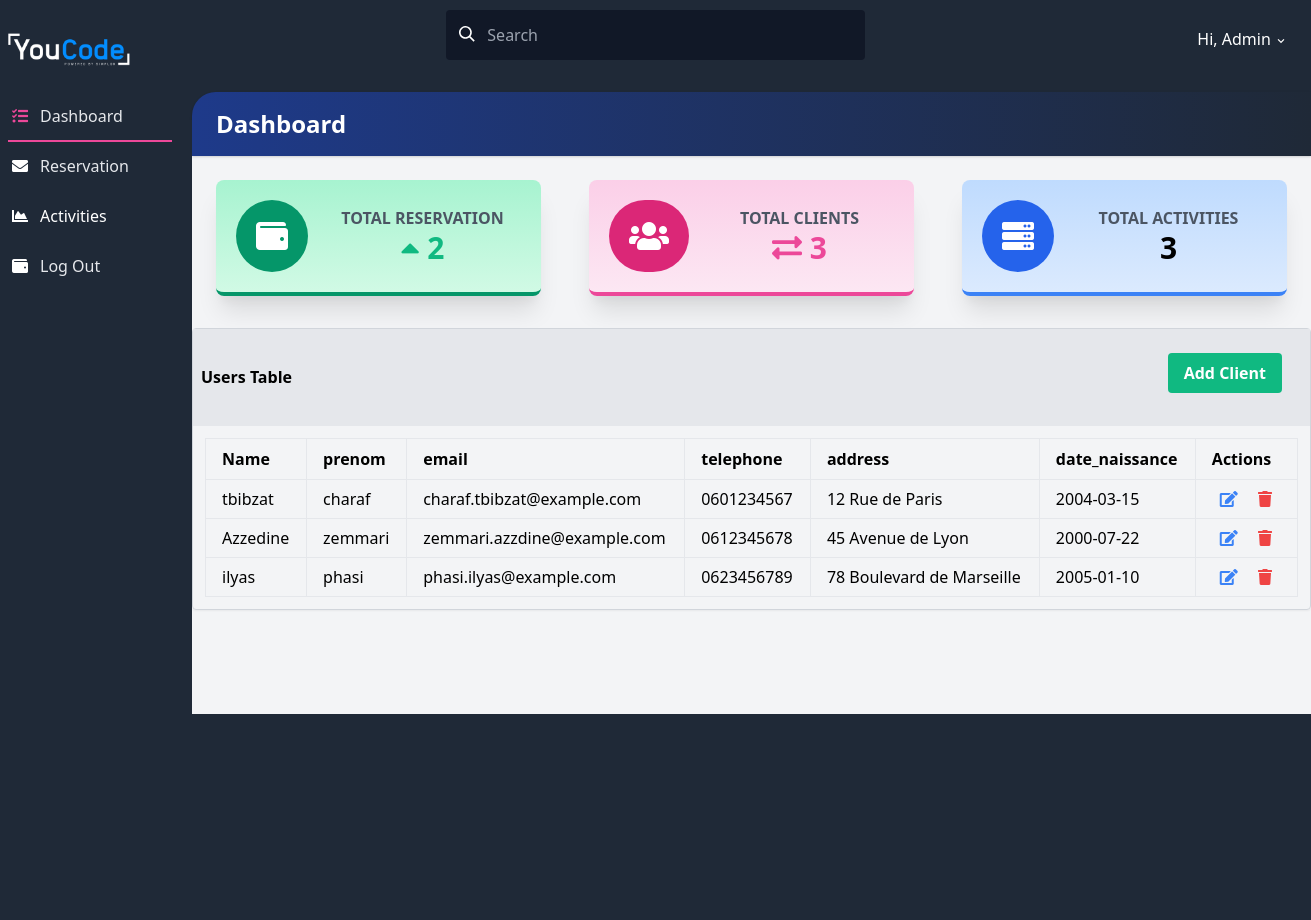
The page / on the database its author committed.
### tables this page shows
create table IF NOT EXISTS clients(
id_client INT primary key auto_increment Not null ,
nom varchar(100),
prenom varchar(100),
email varchar(150) not null unique,
telephone varchar(15),
adresse text,
date_naissance date
);

### index.php (the view, shortened to what the rows shown need)
<?php
require("./code/connection.php");
?>
<!DOCTYPE html>
<html lang="en">
<head>
    <link rel="stylesheet" href="https://use.fontawesome.com/releases/v5.3.1/css/all.css">
    <link rel="stylesheet" href="https://unpkg.com/tailwindcss@2.2.19/dist/tailwind.min.css" />
    <link href="https://afeld.github.io/emoji-css/emoji.css" rel="stylesheet">
</head>
<body class="bg-gray-800 font-sans leading-normal tracking-normal mt-12">
    <main>
        <div class="flex flex-col md:flex-row">
            <section class=" w-full">
                <div id="main" class="main-content flex-1 bg-gray-100 mt-12 md:mt-2 pb-24">
                    <div class="bg-gray-800 pt-3">
                        <div
                            class="rounded-tl-3xl bg-gradient-to-r from-blue-900 to-gray-800 p-4 shadow text-2xl text-white">
                            <h1 class="font-bold pl-2">Dashboard</h1>
                        </div>
                    </div>
                    <div class="flex justify-center flex-wrap">
                        <div class="w-full md:w-1/2 xl:w-1/3 p-6">
                            <div
                                class="bg-gradient-to-b from-green-200 to-green-100 border-b-4 border-green-600 rounded-lg shadow-xl p-5">
                                <div class="flex flex-row items-center">
                                    <div class="flex-1 text-right md:text-center">
                                        <h2 class="font-bold uppercase text-gray-600">Total Reservation</h2>
                                    </div>
                                </div>
                            </div>
                        </div>
                        <div class="w-full md:w-1/2 xl:w-1/3 p-6">
                            <div
                                class="bg-gradient-to-b from-pink-200 to-pink-100 border-b-4 border-pink-500 rounded-lg shadow-xl p-5">
                                <div class="flex flex-row items-center">
                                    <div class="flex-1 text-right md:text-center">
                                        <h2 class="font-bold uppercase text-gray-600">Total Clients</h2>
                                    </div>
                                </div>
                            </div>
                        </div>
                        <div class="w-full md:w-1/2 xl:w-1/3 p-6">
                            <div
                                class="bg-gradient-to-b from-blue-200 to-blue-100 border-b-4 border-blue-500 rounded-lg shadow-xl p-5">
                                <div class="flex flex-row items-center">
                                    <div class="flex-1 text-right md:text-center">
                                        <h2 class="font-bold uppercase text-gray-600">Total Activities</h2>
                                    </div>
                                </div>
                            </div>
                        </div>
                    </div>
                    <div class="flex flex-row flex-wrap flex-grow mt-2 w-full ">
                        <div class="flex flex-col   overflow-x-auto w-full ">
                            <div class="mb-2 border border-gray-300 rounded shadow-sm w-full">
                                <div class="p-3 overflow-x-auto">
                                    <table class="table-auto w-full min-w-max border-collapse border">
                                        <thead>
                                            <tr>
                                                <th class="border px-4 py-2 text-left text-sm md:text-base">Name</th>
                                                <th class="border px-4 py-2 text-left text-sm md:text-base">prenom</th>
                                                <th class="border px-4 py-2 text-left text-sm md:text-base">email</th>
                                                <th class="border px-4 py-2 text-left text-sm md:text-base">telephone
                                                </th>
                                                <th class="border px-4 py-2 text-left text-sm md:text-base">address</th>
                                                <th class="border px-4 py-2 text-left text-sm md:text-base">
                                                    date_naissance</th>
                                                <th class="border px-4 py-2 text-left text-sm md:text-base">Actions</th>
                                            </tr>
                                        </thead>
                                        <tbody>
                                            <?php
                                            $sql_show = "SELECT * FROM clients";
                                            $result = mysqli_query($connect, $sql_show);
                                            if ($result && mysqli_num_rows($result) > 0) {
                                                while ($row = mysqli_fetch_assoc($result)) {
                                                    echo "<tr>
                                                        <td class='border px-4 py-2'>{$row['nom']}</td>
                                                        <td class='border px-4 py-2'>{$row['prenom']}</td>
                                                        <td class='border px-4 py-2'>{$row['email']}</td>
                                                        <td class='border px-4 py-2'>{$row['telephone']}</td>
                                                        <td class='border px-4 py-2'>{$row['adresse']}</td>
                                                        <td class='border px-4 py-2'>{$row['date_naissance']}</td>
                                                        <td class='border px-4 py-2'>
                                                             <a href='index.php?edit_id={$row['id_client']}'
                                                                class='edit bg-teal-300 cursor-pointer rounded p-1 mx-1 text-blue-500'>
                                                                <i class='fas fa-edit'></i>
                                                            </a>
                                                           <a href='index.php?delete_id={$row['id_client']}' class='bg-teal-300 cursor-pointer rounded p-1 mx-1 text-red-500'>
                                                                <i class='fas fa-trash'></i>
                                                            </a>
                                                        </td>
                                                    </tr>";
                                                }
                                            } else {
                                                echo "<tr><td colspan='7' class='text-center'>Aucun client trouvé.</td></tr>";
                                            }
                                            ?>
                                        </tbody>
                                    </table>
                                </div>
                            </div>
                        </div>
                    </div>
                </div>
            </section>
        </div>
    </main>
</body>
</html>

### rows shown on the page
clients: nom "tbibzat", prenom "charaf", email "charaf.tbibzat@example.com", telephone "0601234567", adresse "12 Rue de Paris", date_naissance "2004-03-15"
clients: nom "Azzedine", prenom "zemmari", email "zemmari.azzdine@example.com", telephone "0612345678", adresse "45 Avenue de Lyon", date_naissance "2000-07-22"
clients: nom "ilyas", prenom "phasi", email "phasi.ilyas@example.com", telephone "0623456789", adresse "78 Boulevard de Marseille", date_naissance "2005-01-10"

### other values the page prints
$row['total'] "2"
$row['total'] "3"
